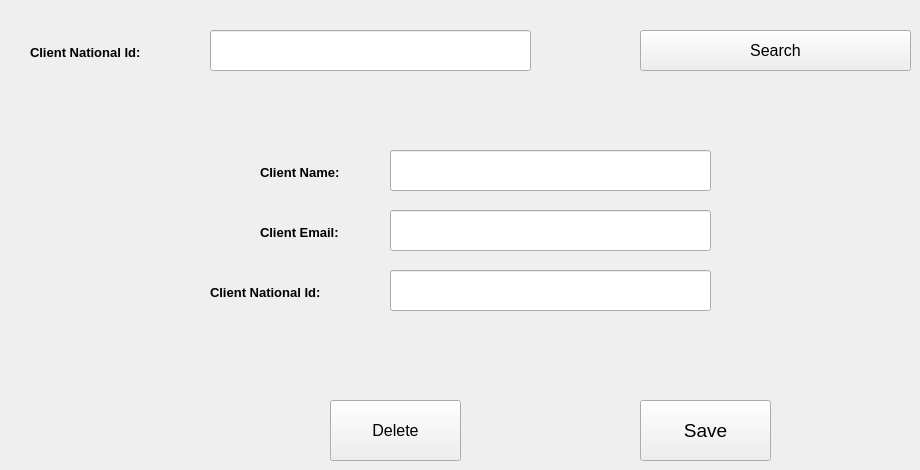
      <widget class="QWidget" name="tab_14">
       <attribute name="title">
        <string>Edit/Delete Clients</string>
       </attribute>
       <widget class="QPushButton" name="pushButton_20">
        <property name="geometry">
         <rect>
          <x>640</x>
          <y>400</y>
          <width>131</width>
          <height>61</height>
         </rect>
        </property>
        <property name="font">
         <font>
          <family>Segoe UI</family>
          <pointsize>14</pointsize>
          <weight>50</weight>
          <bold>false</bold>
         </font>
        </property>
        <property name="text">
         <string>Save</string>
        </property>
       </widget>
       <widget class="QLineEdit" name="lineEdit_28">
        <property name="geometry">
         <rect>
          <x>210</x>
          <y>30</y>
          <width>321</width>
          <height>41</height>
         </rect>
        </property>
       </widget>
       <widget class="QLabel" name="label_43">
        <property name="geometry">
         <rect>
          <x>30</x>
          <y>40</y>
          <width>181</width>
          <height>25</height>
         </rect>
        </property>
        <property name="font">
         <font>
          <family>Segoe UI</family>
          <pointsize>10</pointsize>
          <weight>75</weight>
          <bold>true</bold>
         </font>
        </property>
        <property name="text">
         <string>Client National Id:</string>
        </property>
       </widget>
       <widget class="QPushButton" name="pushButton_28">
        <property name="geometry">
         <rect>
          <x>640</x>
          <y>30</y>
          <width>271</width>
          <height>41</height>
         </rect>
        </property>
        <property name="font">
         <font>
          <family>Segoe UI</family>
          <pointsize>12</pointsize>
          <weight>50</weight>
          <bold>false</bold>
         </font>
        </property>
        <property name="text">
         <string>Search</string>
        </property>
       </widget>
       <widget class="QPushButton" name="pushButton_29">
        <property name="geometry">
         <rect>
          <x>330</x>
          <y>400</y>
          <width>131</width>
          <height>61</height>
         </rect>
        </property>
        <property name="font">
         <font>
          <family>Segoe UI</family>
          <pointsize>12</pointsize>
          <weight>50</weight>
          <bold>false</bold>
         </font>
        </property>
        <property name="text">
         <string>Delete</string>
        </property>
       </widget>
       <widget class="QLabel" name="label_34">
        <property name="geometry">
         <rect>
          <x>260</x>
          <y>160</y>
          <width>131</width>
          <height>25</height>
         </rect>
        </property>
        <property name="font">
         <font>
          <family>Segoe UI</family>
          <pointsize>10</pointsize>
          <weight>75</weight>
          <bold>true</bold>
         </font>
        </property>
        <property name="text">
         <string>Client Name:</string>
        </property>
       </widget>
       <widget class="QLineEdit" name="lineEdit_25">
        <property name="geometry">
         <rect>
          <x>390</x>
          <y>150</y>
          <width>321</width>
          <height>41</height>
         </rect>
        </property>
       </widget>
       <widget class="QLineEdit" name="lineEdit_26">
        <property name="geometry">
         <rect>
          <x>390</x>
          <y>210</y>
          <width>321</width>
          <height>41</height>
         </rect>
        </property>
       </widget>
       <widget class="QLabel" name="label_35">
        <property name="geometry">
         <rect>
          <x>210</x>
          <y>280</y>
          <width>171</width>
          <height>25</height>
         </rect>
        </property>
        <property name="font">
         <font>
          <family>Segoe UI</family>
          <pointsize>10</pointsize>
          <weight>75</weight>
          <bold>true</bold>
         </font>
        </property>
        <property name="text">
         <string>Client National Id:</string>
        </property>
       </widget>
       <widget class="QLabel" name="label_36">
        <property name="geometry">
         <rect>
          <x>260</x>
          <y>220</y>
          <width>121</width>
          <height>25</height>
         </rect>
        </property>
        <property name="font">
         <font>
          <family>Segoe UI</family>
          <pointsize>10</pointsize>
          <weight>75</weight>
          <bold>true</bold>
         </font>
        </property>
        <property name="text">
         <string>Client Email:</string>
        </property>
       </widget>
       <widget class="QLineEdit" name="lineEdit_27">
        <property name="geometry">
         <rect>
          <x>390</x>
          <y>270</y>
          <width>321</width>
          <height>41</height>
         </rect>
        </property>
       </widget>
      </widget>
